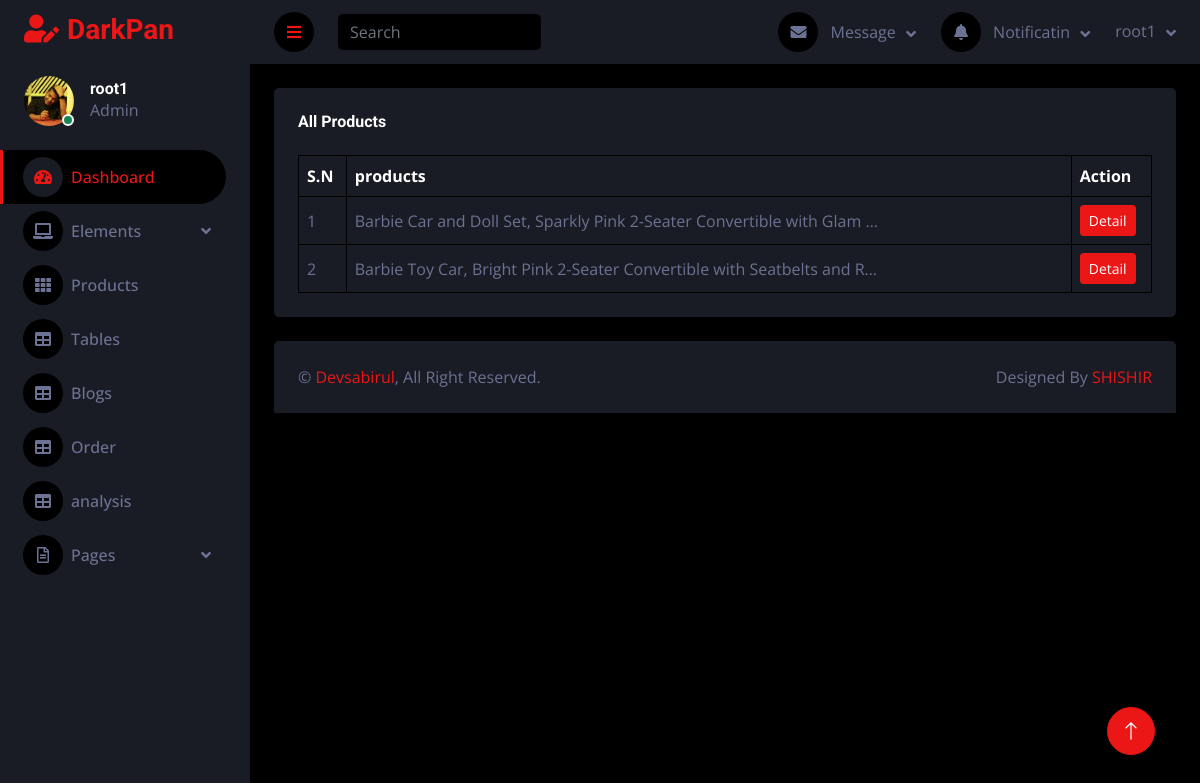
The app's page /dashboard/product-table (signed in) with its own data.
### core/models.py (models this page shows, shortened)
class Profile(models.Model):
    avater = models.ImageField(
        upload_to="avater", null=True, blank=True)
    phone = models.CharField(max_length=50, null=True, blank=True)
    address = models.CharField(max_length=150, null=True, blank=True)
    is_seller = models.CharField(max_length=15, null=True, blank=True)
    user = models.ForeignKey(User, on_delete=models.CASCADE)

class Product(models.Model):
    pd_name = models.CharField(max_length=250)
    brands = models.CharField(max_length=150)
    description = RichTextField(null=True, blank=True)
    category = models.ForeignKey(ProductCategory, on_delete=models.CASCADE)
    primary = models.ImageField(
        upload_to="Product Images", null=True, blank=True)
    secondary = models.ImageField(
        upload_to="Product Images", null=True, blank=True)
    availability = models.CharField(max_length=50, null=True, blank=True)
    slug = AutoSlugField(populate_from="pd_name", null=True, unique=True)
    price = models.PositiveIntegerField()
    profile = models.ForeignKey(Profile, on_delete=models.CASCADE)

### dashboard/views.py (the view)
# urls.py: path('product-table', product_table, name="product_table"),
def product_table(request):
    if request.user.is_authenticated:
        profile = Profile.objects.get(user=request.user)
        products = Product.objects.filter(profile=profile).order_by('-id')
        context = {
            'profile': profile,
            'products': products
        }
        return render(request, 'products_table.html', context)
    else:
        return redirect('SIGNIN')

### dashboard/templates/products_table.html (shortened to what this page needs)
{% extends 'dashboard/base.html' %}
{% load static %}
{% block profile %}
<div class="d-flex align-items-center ms-4 mb-4">
    <div class="position-relative">
        <div class="profile_pic">
            <img class="" src="{{profile.avater.url}}" alt="">
        </div>
        <div class="bg-success rounded-circle border border-2 border-white position-absolute end-0 bottom-0 p-1"></div>
    </div>
    <div class="ms-3">
        <h6 class="mb-0">{{profile.user.username}}</h6>
        <span>Admin</span>
    </div>
</div>
{% endblock profile %}
{% block body %}
<div class="container-fluid pt-4 px-4">
    <div class="bg-secondary text-center rounded p-4">
        <div class="d-flex align-items-center justify-content-between mb-4">
            <h6 class="mb-0">All Products</h6>
        </div>
        <div class="table-responsive">
            <table class="table text-start align-middle table-bordered table-hover mb-0">
                <thead>
                    <tr class="text-white">
                        <th scope="col">S.N</th>
                        <th scope="col" style="width: 85%;">products</th>
                        <th scope="col">Action</th>
                    </tr>
                </thead>
                <tbody>
                    {% if products %}
                        {% for product in products %}
                            <tr>
                                <td>{{forloop.counter}}</td>
                                <td>{{product.pd_name|truncatechars:70}}</td>
                                <td><a class="btn btn-sm btn-primary" href="{% url 'update_product' product.id %}">Detail</a></td>
                            </tr>
                        {% endfor %}
                    {% else %}
                            <tr>
                                <td colspan="3" class="text-center text-danger" >Product not available</td>
                            </tr>
                    {% endif %}
                </tbody>
            </table>
        </div>
    </div>
</div>
{% endblock body %}

### dashboard/templates/dashboard/base.html (shortened to what this page needs)
<!DOCTYPE html>
{% load static %}
<html lang="en">
<head>
    <link href="https://cdnjs.cloudflare.com/ajax/libs/font-awesome/5.10.0/css/all.min.css" rel="stylesheet">
    <link href="https://cdn.jsdelivr.net/npm/bootstrap-icons@1.4.1/font/bootstrap-icons.css" rel="stylesheet">
    <link href="{% static 'lib/owlcarousel/assets/owl.carousel.min.css' %}" rel="stylesheet">
    <link href="{% static 'lib/tempusdominus/css/tempusdominus-bootstrap-4.min.css' %}" rel="stylesheet" />
    <link href="{% static 'css/bootstrap.min.css' %}" rel="stylesheet">
    <link href="{% static 'css/style.css' %}" rel="stylesheet">
</head>
<body>
    <div class="container-fluid position-relative d-flex p-0">
        <div class="sidebar pe-4 pb-3">
            <nav class="navbar bg-secondary navbar-dark">
                <a href="index.html" class="navbar-brand mx-4 mb-3">
                    <h3 class="text-primary"><i class="fa fa-user-edit me-2"></i>DarkPan</h3>
                </a>
                {% block profile %}{% endblock profile %}
                <div class="navbar-nav w-100">
                    <a href="/dashboard" class="nav-item nav-link active"><i
                            class="fa fa-tachometer-alt me-2"></i>Dashboard</a>
                    <div class="nav-item dropdown">
                        <a href="#" class="nav-link dropdown-toggle" data-bs-toggle="dropdown"><i
                                class="fa fa-laptop me-2"></i>Elements</a>
                    </div>
                    <a href="/dashboard/product-table" class="nav-item nav-link"><i
                            class="fa fa-th me-2"></i>Products</a>
                 <a href="{% url 'tables' %}" class="nav-item nav-link"><i class="fa fa-table me-2"></i>Tables</a>
                    <a href="{% url 'blog_table' %}" class="nav-item nav-link"><i class="fa fa-table me-2"></i>Blogs</a>
                    <a href="{% url 'order_table' %}" class="nav-item nav-link"><i class="fa fa-table me-2"></i>Order</a>
                    <a href="" class="nav-item nav-link"><i class="fa fa-table me-2"></i>analysis</a>
                    <div class="nav-item dropdown">
                        <a href="#" class="nav-link dropdown-toggle" data-bs-toggle="dropdown"><i
                                class="far fa-file-alt me-2"></i>Pages</a>
                    </div>
                </div>
            </nav>
        </div>
        <div class="content">
            <nav class="navbar navbar-expand bg-secondary navbar-dark sticky-top px-4 py-0">
                <a href="#" class="sidebar-toggler flex-shrink-0">
                    <i class="fa fa-bars"></i>
                </a>
                <form class="d-none d-md-flex ms-4">
                    <input class="form-control bg-dark border-0" type="search" placeholder="Search">
                </form>
                <div class="navbar-nav align-items-center ms-auto">
                    <div class="nav-item dropdown">
                        <a href="#" class="nav-link dropdown-toggle" data-bs-toggle="dropdown">
                            <i class="fa fa-envelope me-lg-2"></i>
                            <span class="d-none d-lg-inline-flex">Message</span>
                        </a>
                    </div>
                    <div class="nav-item dropdown">
                        <a href="#" class="nav-link dropdown-toggle" data-bs-toggle="dropdown">
                            <i class="fa fa-bell me-lg-2"></i>
                            <span class="d-none d-lg-inline-flex">Notificatin</span>
                        </a>
                    </div>
                    <div class="nav-item dropdown">
                        <a href="#" class="nav-link dropdown-toggle" data-bs-toggle="dropdown">
                            <span class="d-none d-lg-inline-flex">{{profile.user.username}}</span>
                        </a>
                    </div>
                </div>
            </nav>
            {% block body %}{% endblock body %}
            <div class="container-fluid pt-4 px-4">
                <div class="bg-secondary rounded-top p-4">
                    <div class="row">
                        <div class="col-12 col-sm-6 text-center text-sm-start">
                            &copy; <a href="#">Devsabirul</a>, All Right Reserved.
                        </div>
                        <div class="col-12 col-sm-6 text-center text-sm-end">
                            Designed By <a href="https://www.facebook.com/devsabirul80" target="_blank">SHISHIR</a>
                        </div>
                    </div>
                </div>
            </div>
        </div>
        <a href="#" class="btn btn-lg btn-primary btn-lg-square back-to-top"><i class="bi bi-arrow-up"></i></a>
    </div>
</body>
</html>

### dashboard/static/css/style.css (style rules this page uses)
:root { --primary: #EB1616; --secondary: #191C24; --light: #6C7293; --dark: #000000; }
.back-to-top { position: fixed; display: none; right: 45px; bottom: 45px; z-index: 99; }
.btn { transition: .5s; }
.btn-lg-square { width: 48px; height: 48px; }
.btn-square, .btn-sm-square, .btn-lg-square { padding: 0; display: inline-flex; align-items: center; justify-content: center; font-weight: normal; border-radius: 50px; }
.sidebar { position: fixed; top: 0; left: 0; bottom: 0; width: 250px; height: 100vh; overflow-y: auto; background: var(--secondary); transition: 0.5s; z-index: 999; }
.content { margin-left: 250px; min-height: 100vh; background: var(--dark); transition: 0.5s; }
@media (min-width: 992px) { .sidebar { margin-left: 0; } }
@media (min-width: 992px) { .content { width: calc(100% - 250px); } }
.sidebar .navbar .navbar-nav .nav-link { padding: 7px 20px; color: var(--light); font-weight: 500; border-left: 3px solid var(--secondary); border-radius: 0 30px 30px 0; outline: none; }
.sidebar .navbar .navbar-nav .nav-link:hover, .sidebar .navbar .navbar-nav .nav-link.active { color: var(--primary); background: var(--dark); border-color: var(--primary); }
.sidebar .navbar .navbar-nav .nav-link i { width: 40px; height: 40px; display: inline-flex; align-items: center; justify-content: center; background: var(--dark); border-radius: 40px; }
.sidebar .navbar .navbar-nav .nav-link:hover i, .sidebar .navbar .navbar-nav .nav-link.active i { background: var(--secondary); }
.sidebar .navbar .dropdown-toggle::after { position: absolute; top: 15px; right: 15px; border: none; content: "\f107"; font-family: "Font Awesome 5 Free"; font-weight: 900; transition: .5s; }
.content .navbar .navbar-nav .nav-link { margin-left: 25px; padding: 12px 0; color: var(--light); outline: none; }
.content .navbar .sidebar-toggler, .content .navbar .navbar-nav .nav-link i { width: 40px; height: 40px; display: inline-flex; align-items: center; justify-content: center; background: var(--dark); border-radius: 40px; }
.content .navbar .dropdown-toggle::after { margin-left: 6px; vertical-align: middle; border: none; content: "\f107"; font-family: "Font Awesome 5 Free"; font-weight: 900; transition: .5s; }
.profile_pic { width: 50px; height: 50px; overflow: hidden; border-radius: 50px; }
.profile_pic img { width: 100%; height: 100%; object-fit: cover; }

### records on screen
Profile: avater (picture), user.username "root1"
Product: pd_name "Barbie Car and Doll Set, Sparkly Pink 2-Seater Convertible with Glam …"
Product: pd_name "Barbie Toy Car, Bright Pink 2-Seater Convertible with Seatbelts and R…"
